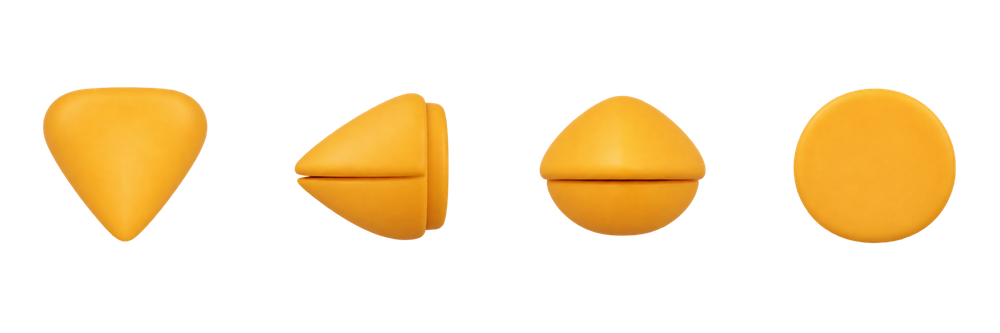
#> input picture examples/organic-surface/benchmarks/hen/beak/atlas.png, 1000 x 333 px, shrunk from 2172 x 724 before the run, found by its file name
$ python prepare.py
#> lines starting #> are read from the running program, lines starting #| are printed output that depends on the picture; after the words box and inside, x2 and y2 are one past the last pixel; in counts of white or black regions, pixels touching at a corner belong together
"""Register the four transparent plates and carve saved stacks with the installed CLI."""
import json,subprocess,sys
from pathlib import Path
import numpy as np
from PIL import Image
from scipy.ndimage import label

root=Path(__file__).resolve().parent
for part in (sys.argv[1:] or ('whole','body','comb','wing','wattle','beak','foot')):
    folder=root/part
    image=np.array(Image.open(folder/'atlas.png').convert('RGBA'))
#> image is the input picture: shape (333, 1000, 4); mean R, G, B, A 52.9, 36.8, 9.5, 53.3
    views={}
    for direction,panel in zip(('top','left','front','rear'),np.array_split(image,4,axis=1)):
        alpha=panel[...,3]>=128
        if part=='wattle':
            rgb=panel[...,:3].astype(int)
            alpha &= (rgb[...,0]-rgb[...,1]>44)
        components,_=label(alpha)
        best=np.bincount(components.ravel())[1:].argmax()+1
        keep=components==best
        y,x=np.where(keep)
        pixels=panel.copy();pixels[...,3]=keep*255
        pixels=pixels[y.min():y.max()+1,x.min():x.max()+1]
        Image.fromarray(np.pad(pixels,((1,1),(1,1),(0,0)))).save(folder/(direction+'.png'))
        views[direction]=direction+'.png'
#> this loop made 4 passes
#> direction on passes 1 to 4: 'top', 'left', 'front', 'rear'
#> pass 1, `alpha=panel[...,3]>=128`:
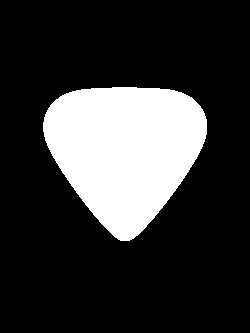
#> alpha: shape (333, 250) bool; 21% white; 1 white region, box (x1, y1, x2, y2) and area: (43, 87, 207, 241) 17491
#> pass 1, `pixels = panel.copy()`:
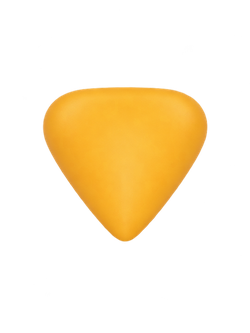
#> pixels: shape (333, 250, 4); mean of channels 0, 1, 2, 3 54, 39, 10.8, 53.3; transparent parts drawn white
#> pass 1, `pixels=pixels[y.min():y.max()+1,x.min():x.max()+1]`:
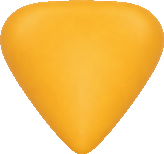
#> pixels: shape (154, 164, 4); mean of channels 0, 1, 2, 3 176.3, 127.3, 35.2, 176.6; transparent parts drawn white
#> after the loop:
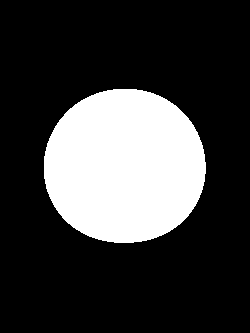
#> alpha: shape (333, 250) bool; 23.8% white; 1 white region, box (x1, y1, x2, y2) and area: (44, 89, 206, 243) 19838
#> after the loop:
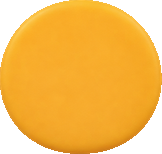
#> pixels: shape (154, 162, 4); mean of channels 0, 1, 2, 3 201.1, 139.6, 34.8, 202.8; transparent parts drawn white
#> after the loop, views = {'top': 'top.png', 'left': 'left.png', 'front': 'front.png', 'rear': 'rear.png'}
    (folder/'views.json').write_text(json.dumps({'views':views},indent=2)+'\n')
    if part!='whole':
        subprocess.run(['stack3','build','views.json','--format','stack','--profile','round' if part=='body' else 'silhouette',
            '--height','1','--resolution','48','--layers','64','--output','stack'],cwd=folder,check=True)
